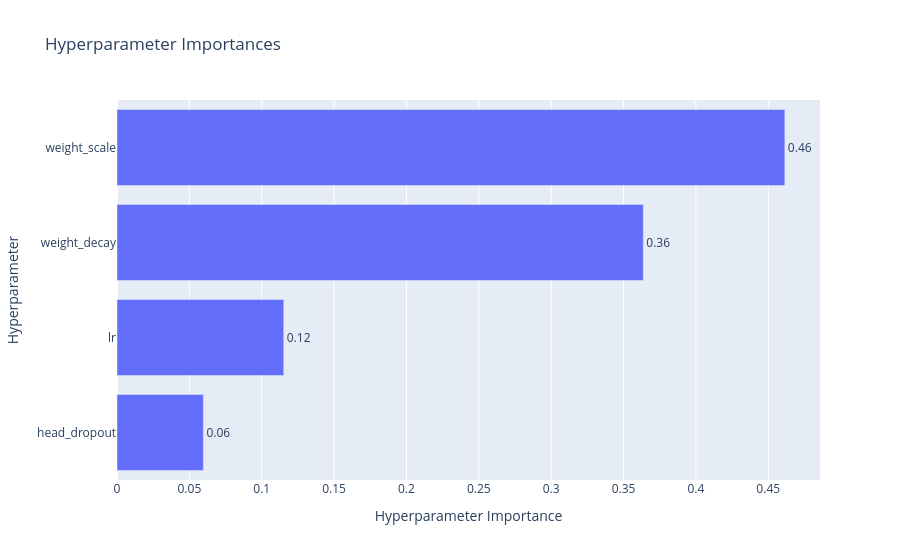

The cell this chart's notebook holds for it:
### Code cell
plot_param_importances(study)

### Figure 1 — Plotly figure (JSON) as saved in the notebook; plotly's stock layout.template omitted (floating-point values rounded to 4 significant figures)
{"data": [{"cliponaxis": false, "hovertemplate": ["head_dropout (FloatDistribution): 0.059682818413788565<extra></extra>", "lr (FloatDistribution): 0.11522599789099953<extra></extra>", "weight_decay (FloatDistribution): 0.3636311748393681<extra></extra>", "weight_scale (FloatDistribution): 0.46146000885584393<extra></extra>"], "name": "Objective Value", "orientation": "h", "text": ["0.06", "0.12", "0.36", "0.46"], "textposition": "outside", "type": "bar", "x": [0.05968, 0.1152, 0.3636, 0.4615], "y": ["head_dropout", "lr", "weight_decay", "weight_scale"]}], "layout": {"autosize": true, "title": {"text": "Hyperparameter Importances"}, "xaxis": {"autorange": true, "range": [0, 0.4857], "title": {"text": "Hyperparameter Importance"}, "type": "linear"}, "yaxis": {"autorange": true, "range": [-0.5, 3.5], "title": {"text": "Hyperparameter"}, "type": "category"}}}
